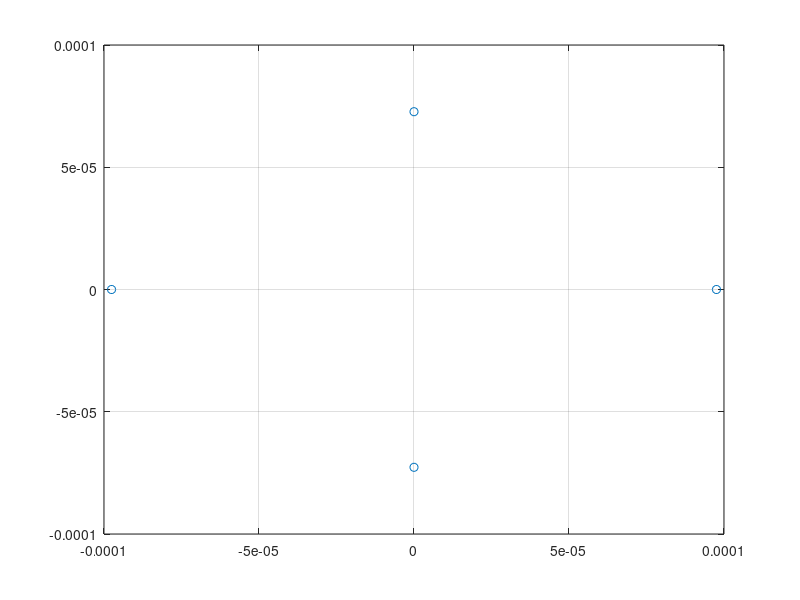

MATLAB code for this plot:

% STABILITY
% Case of geostazionary orbit
n=2*pi/(24*3600);

Ix = 0.01;
Iy = 0.1;
Iz = 0.07;

Kx = (Iz-Iy)/Ix;
Ky = (Iz-Ix)/Iy;

A = [0 0 1 0; 0 0 0 1; -Kx*n^2 0 0 (1-Kx)*n;0 -Ky*n^2 (Ky-1)*n 0];

lambda=eig(A);
plot(lambda,'o')
grid on

%The system is instable

B = [0 0;0 0;0 0;0 1];

Co = ctrb(A,B);
rank(Co) % The system is controllable



